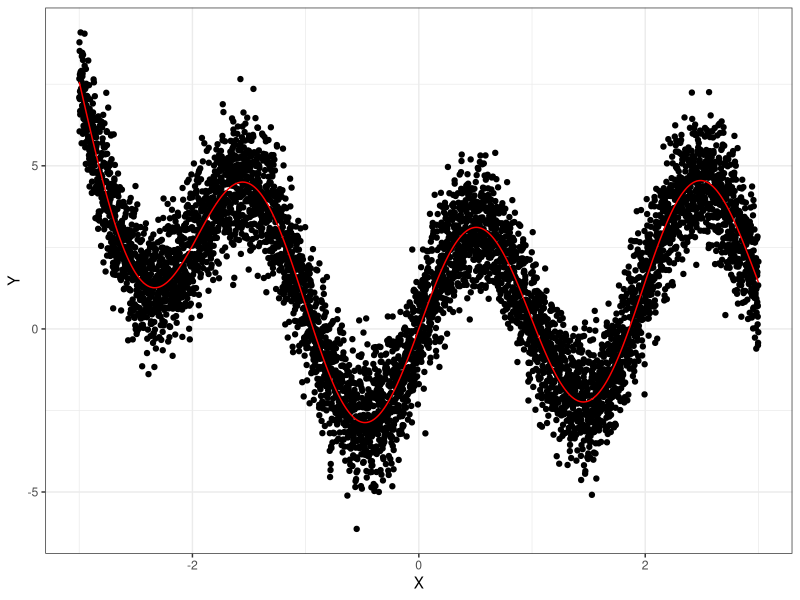
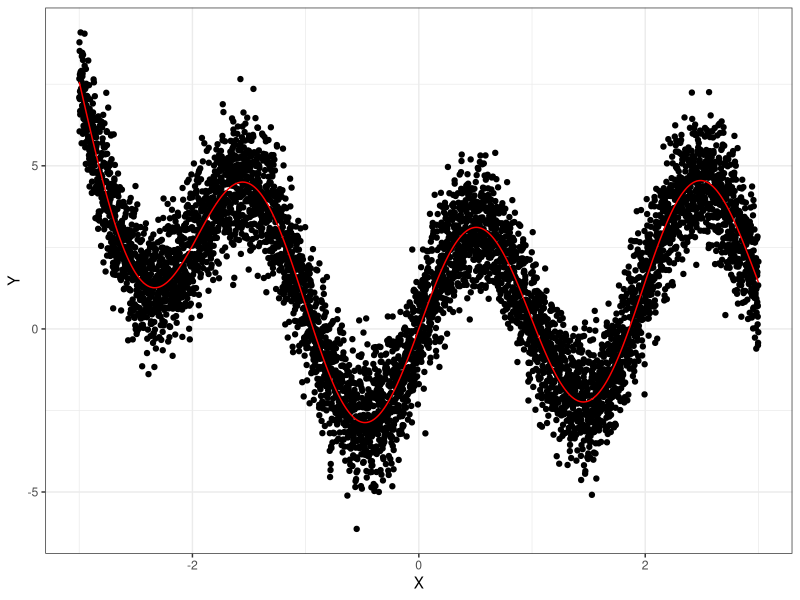

Source code (R) for these figures, in order:

x <- seq(from = -3, to = 3, by =0.001)

f <- function(x)  3*sin(10*x/pi) + 0.5*x^2 - 0.1*x^3

eps <- rnorm(x)

y <- f(x) + eps 


d <- data.frame(X = x, Y = y, f = f(x))

library(ggplot2)

PLT <- ggplot(d)  + 
  geom_point(aes(x = X, y = Y)) + geom_line(aes(x = X, y= f), color = "red") +
  theme_bw() 

PLT

ggsave("../images/regression.pdf", PLT, width = 6, height = 6, units = "cm")

